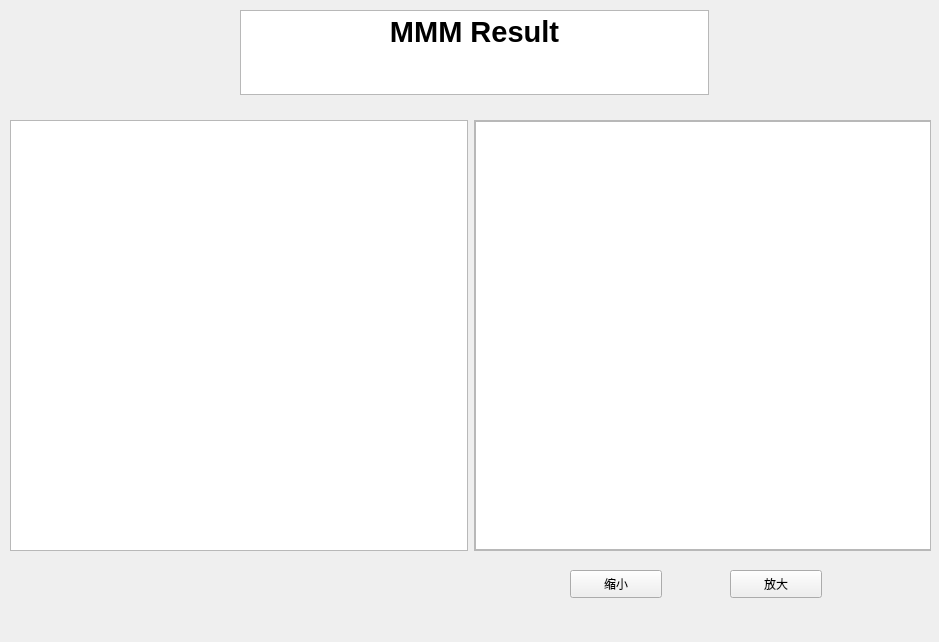
<?xml version="1.0" encoding="UTF-8"?>
<ui version="4.0">
 <class>MMMresult</class>
 <widget class="QWidget" name="MMMresult">
  <property name="geometry">
   <rect>
    <x>0</x>
    <y>0</y>
    <width>939</width>
    <height>642</height>
   </rect>
  </property>
  <property name="windowTitle">
   <string>Form</string>
  </property>
  <widget class="QPushButton" name="pushButton_2">
   <property name="geometry">
    <rect>
     <x>730</x>
     <y>570</y>
     <width>92</width>
     <height>28</height>
    </rect>
   </property>
   <property name="text">
    <string>放大</string>
   </property>
  </widget>
  <widget class="QPushButton" name="pushButton">
   <property name="geometry">
    <rect>
     <x>570</x>
     <y>570</y>
     <width>92</width>
     <height>28</height>
    </rect>
   </property>
   <property name="text">
    <string>缩小</string>
   </property>
  </widget>
  <widget class="QTextBrowser" name="textBrowser">
   <property name="geometry">
    <rect>
     <x>240</x>
     <y>10</y>
     <width>469</width>
     <height>85</height>
    </rect>
   </property>
   <property name="html">
    <string>&lt;!DOCTYPE HTML PUBLIC &quot;-//W3C//DTD HTML 4.0//EN&quot; &quot;http://www.w3.org/TR/REC-html40/strict.dtd&quot;&gt;
&lt;html&gt;&lt;head&gt;&lt;meta name=&quot;qrichtext&quot; content=&quot;1&quot; /&gt;&lt;meta charset=&quot;utf-8&quot; /&gt;&lt;style type=&quot;text/css&quot;&gt;
p, li { white-space: pre-wrap; }
hr { height: 1px; border-width: 0; }
li.unchecked::marker { content: &quot;\2610&quot;; }
li.checked::marker { content: &quot;\2612&quot;; }
&lt;/style&gt;&lt;/head&gt;&lt;body style=&quot; font-family:'Microsoft YaHei UI'; font-size:9pt; font-weight:400; font-style:normal;&quot;&gt;
&lt;p align=&quot;center&quot; style=&quot; margin-top:0px; margin-bottom:0px; margin-left:0px; margin-right:0px; -qt-block-indent:0; text-indent:0px;&quot;&gt;&lt;span style=&quot; font-size:22pt; font-weight:700;&quot;&gt;MMM Result&lt;/span&gt;&lt;/p&gt;&lt;/body&gt;&lt;/html&gt;</string>
   </property>
  </widget>
  <widget class="QWidget" name="horizontalLayoutWidget">
   <property name="geometry">
    <rect>
     <x>10</x>
     <y>120</y>
     <width>921</width>
     <height>431</height>
    </rect>
   </property>
   <layout class="QHBoxLayout" name="horizontalLayout">
    <item>
     <widget class="QPlainTextEdit" name="plainTextEdit"/>
    </item>
    <item>
     <widget class="QScrollArea" name="scrollArea">
      <property name="widgetResizable">
       <bool>true</bool>
      </property>
      <widget class="QWidget" name="scrollAreaWidgetContents">
       <property name="geometry">
        <rect>
         <x>0</x>
         <y>0</y>
         <width>454</width>
         <height>427</height>
        </rect>
       </property>
       <widget class="QGraphicsView" name="graphicsView">
        <property name="geometry">
         <rect>
          <x>0</x>
          <y>0</y>
          <width>461</width>
          <height>429</height>
         </rect>
        </property>
       </widget>
      </widget>
     </widget>
    </item>
   </layout>
  </widget>
 </widget>
 <resources/>
 <connections/>
</ui>
